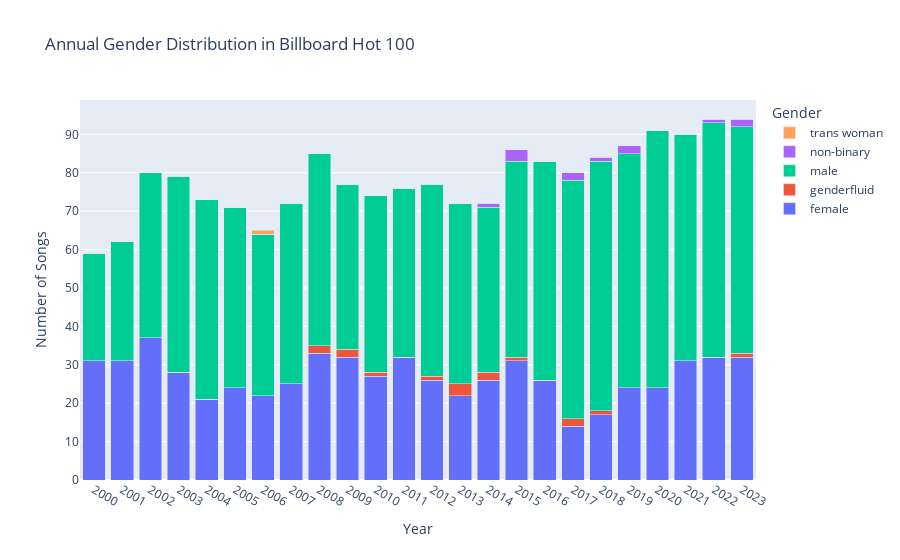

Write notebook code for a chart like this one.
### Markdown cell above
Then we create a stacked bar chart, to visualize the percentages of different genders of individual artists from each year, and see how things change.

### Code cell
import plotly.graph_objects as go

# Group by year and gender, then count occurrences
annual_distribution = filtered_gender_data.groupby(['year', 'Gender']).size().unstack(fill_value=0)

fig = go.Figure()

for gender in annual_distribution.columns:
    fig.add_trace(go.Bar(
        x=annual_distribution.index,
        y=annual_distribution[gender],
        name=gender
    ))

fig.update_layout(
    barmode='stack',
    title='Annual Gender Distribution in Billboard Hot 100',
    xaxis_title='Year',
    yaxis_title='Number of Songs',
    legend_title='Gender',
    xaxis=dict(type='category')  
)

fig.show()

### Figure 1 — Plotly figure (JSON) as saved in the notebook; plotly's stock layout.template omitted (floating-point values rounded to 4 significant figures)
{"data": [{"name": "female", "type": "bar", "x": [2000, 2001, 2002, 2003, 2004, 2005, 2006, 2007, 2008, 2009, 2010, 2011, 2012, 2013, 2014, 2015, 2016, 2017, 2018, 2019, 2020, 2021, 2022, 2023], "y": [31, 31, 37, 28, 21, 24, 22, 25, 33, 32, 27, 32, 26, 22, 26, 31, 26, 14, 17, 24, 24, 31, 32, 32]}, {"name": "genderfluid", "type": "bar", "x": [2000, 2001, 2002, 2003, 2004, 2005, 2006, 2007, 2008, 2009, 2010, 2011, 2012, 2013, 2014, 2015, 2016, 2017, 2018, 2019, 2020, 2021, 2022, 2023], "y": [0, 0, 0, 0, 0, 0, 0, 0, 2, 2, 1, 0, 1, 3, 2, 1, 0, 2, 1, 0, 0, 0, 0, 1]}, {"name": "male", "type": "bar", "x": [2000, 2001, 2002, 2003, 2004, 2005, 2006, 2007, 2008, 2009, 2010, 2011, 2012, 2013, 2014, 2015, 2016, 2017, 2018, 2019, 2020, 2021, 2022, 2023], "y": [28, 31, 43, 51, 52, 47, 42, 47, 50, 43, 46, 44, 50, 47, 43, 51, 57, 62, 65, 61, 67, 59, 61, 59]}, {"name": "non-binary", "type": "bar", "x": [2000, 2001, 2002, 2003, 2004, 2005, 2006, 2007, 2008, 2009, 2010, 2011, 2012, 2013, 2014, 2015, 2016, 2017, 2018, 2019, 2020, 2021, 2022, 2023], "y": [0, 0, 0, 0, 0, 0, 0, 0, 0, 0, 0, 0, 0, 0, 1, 3, 0, 2, 1, 2, 0, 0, 1, 2]}, {"name": "trans woman", "type": "bar", "x": [2000, 2001, 2002, 2003, 2004, 2005, 2006, 2007, 2008, 2009, 2010, 2011, 2012, 2013, 2014, 2015, 2016, 2017, 2018, 2019, 2020, 2021, 2022, 2023], "y": [0, 0, 0, 0, 0, 0, 1, 0, 0, 0, 0, 0, 0, 0, 0, 0, 0, 0, 0, 0, 0, 0, 0, 0]}], "layout": {"barmode": "stack", "legend": {"title": {"text": "Gender"}}, "title": {"text": "Annual Gender Distribution in Billboard Hot 100"}, "xaxis": {"title": {"text": "Year"}, "type": "category"}, "yaxis": {"title": {"text": "Number of Songs"}}}}
